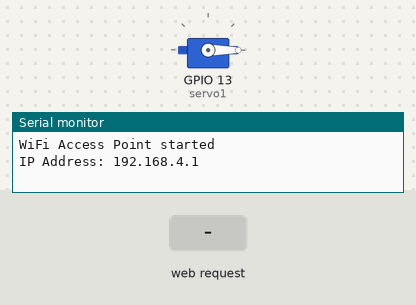
The sketch below on a simulated ESP32. Parts: servo, the last lines printed to the serial monitor. The inputs (shaded band) are chosen by the test bench.

Above: at 1.2 s.
1.3 s: HTTP request GET /TURN_DONE received
At 1.7 s:
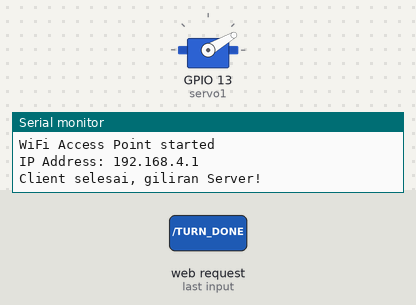
At 3.25 s:
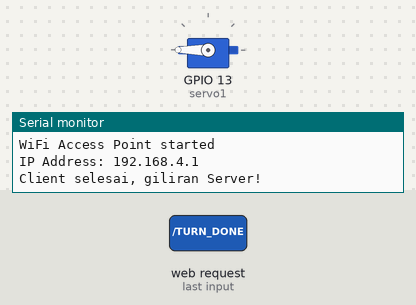
Timing chart, 0 to 6.5 s (numbered marks = the images above; inputs shaded):
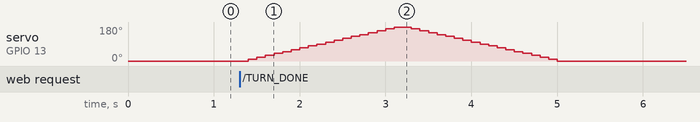

The sketch:

Serverservo.ino
```cpp
#include <WiFi.h>
#include <WiFiClient.h>
#include <WiFiServer.h>
#include <Servo.h>

Servo servo1;

const char* ssid = "GMRT_C20";
const char* password = "SubtimAlfan5";

WiFiServer server(80);
int servoAngle = 0;
bool turnFlag = true; // true = servo server jalan dulu

void setup() {
  Serial.begin(115200);
  servo1.attach(13);
  servo1.write(0);

  WiFi.softAP(ssid, password);
  Serial.println("WiFi Access Point started");
  Serial.print("IP Address: ");
  Serial.println(WiFi.softAPIP());

  server.begin();
}

void loop() {
  WiFiClient client = server.available();
  if (client) {
    String request = client.readStringUntil('\r');
    client.flush();

    // Jika client meminta "TURN_DONE" maka giliran server lagi
    if (request.indexOf("TURN_DONE") >= 0) {
      turnFlag = true;
      Serial.println("Client selesai, giliran Server!");
    }

    if (turnFlag) {
      // Gerakkan servo server
      for (servoAngle = 0; servoAngle <= 180; servoAngle += 10) {
        servo1.write(servoAngle);
        delay(100);
      }
      for (servoAngle = 180; servoAngle >= 0; servoAngle -= 10) {
        servo1.write(servoAngle);
        delay(100);
      }
      turnFlag = false;

      // Kirim sinyal ke client untuk ganti giliran
      client.print("SERVER_DONE");
      Serial.println("Giliran Client!");
    }

    client.stop();
  }
}
```

Measured:
- after the input at 1.3 s, servo on GPIO 13 (servo1): rises from 0° to 180° in 1.7 s, then falls to 0° in 1.9 s
